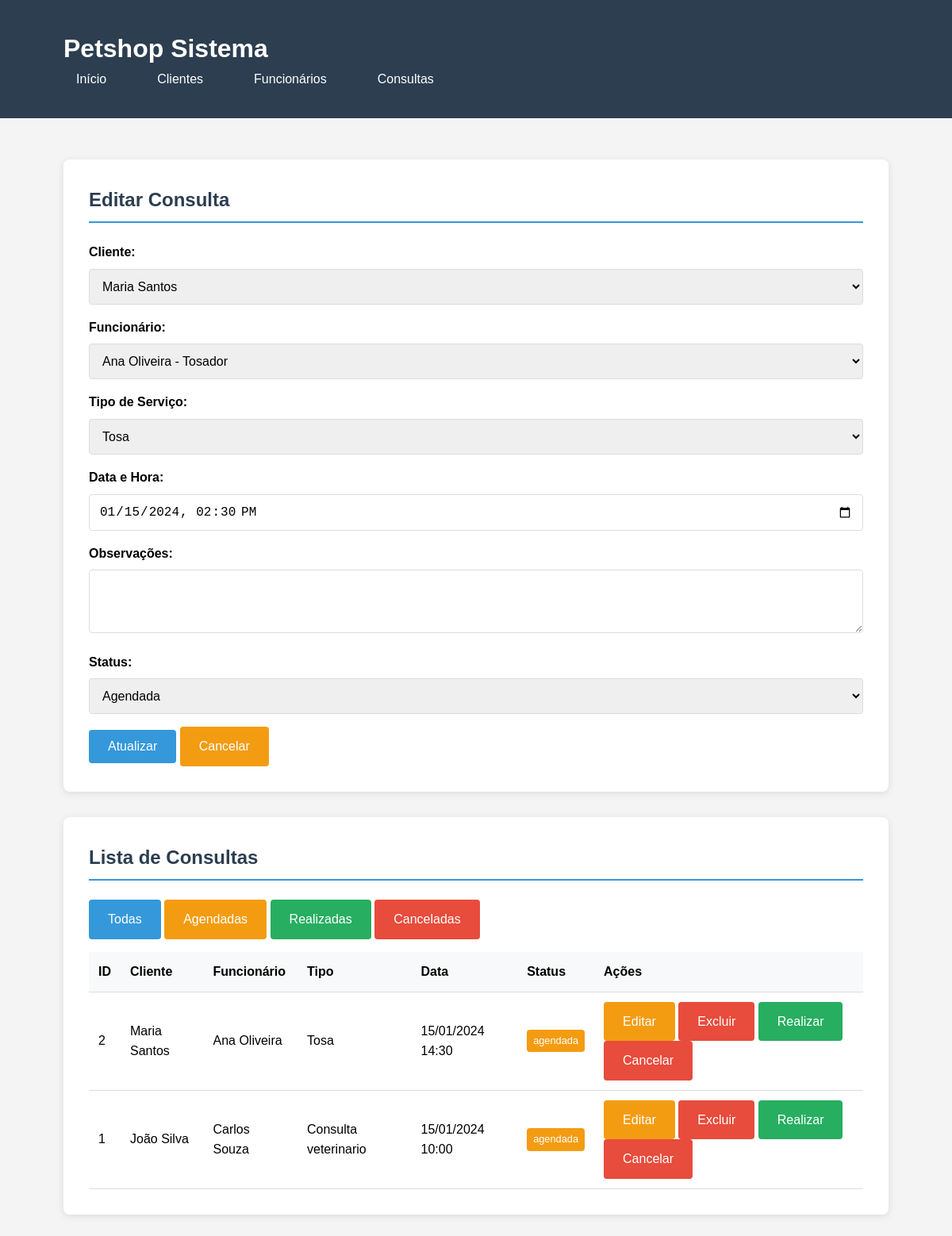
Screenshot of /consultas.php?editar=2 with the database file from the repository.
### tables this page shows
CREATE TABLE consultas (
    id INT AUTO_INCREMENT PRIMARY KEY,
    id_cliente INT NOT NULL,
    id_funcionario INT NOT NULL,
    tipo ENUM('banho', 'tosa', 'consulta veterinario') NOT NULL,
    data_consulta DATETIME NOT NULL,
    observacoes TEXT,
    status ENUM('agendada', 'realizada', 'cancelada') DEFAULT 'agendada',
    data_cadastro TIMESTAMP DEFAULT CURRENT_TIMESTAMP,
    FOREIGN KEY (id_cliente) REFERENCES clientes(id) ON DELETE CASCADE,
    FOREIGN KEY (id_funcionario) REFERENCES funcionarios(id) ON DELETE CASCADE
);

CREATE TABLE clientes (
    id INT AUTO_INCREMENT PRIMARY KEY,
    nome VARCHAR(100) NOT NULL,
    cep VARCHAR(10) NOT NULL,
    email VARCHAR(100) NOT NULL,
    telefone VARCHAR(20) NOT NULL,
    data_cadastro TIMESTAMP DEFAULT CURRENT_TIMESTAMP
);

CREATE TABLE funcionarios (
    id INT AUTO_INCREMENT PRIMARY KEY,
    nome VARCHAR(100) NOT NULL,
    funcao VARCHAR(50) NOT NULL,
    data_cadastro TIMESTAMP DEFAULT CURRENT_TIMESTAMP
);

### cliente.php (called while the page is built, shortened)
<?php
class Cliente
{
    private $conn;
    private $table_name = "clientes";
    public function __construct($db)
    {
        $this->conn = $db;
    }
    public function ler()
    {
        $query = "SELECT * FROM " . $this->table_name . " ORDER BY id DESC";
        $stmt = $this->conn->prepare($query);
        $stmt->execute();
        return $stmt;
    }
}

### consulta.php (called while the page is built, shortened)
<?php
class Consulta
{
    private $conn;
    private $table_name = "consultas";
    public $id;
    public function __construct($db)
    {
        $this->conn = $db;
    }
    public function ler()
    {
        $query = "SELECT c.*, cli.nome as cliente_nome, func.nome as funcionario_nome
                  FROM " . $this->table_name . " c
                  LEFT JOIN clientes cli ON c.id_cliente = cli.id
                  LEFT JOIN funcionarios func ON c.id_funcionario = func.id
                  ORDER BY c.data_consulta DESC";
        $stmt = $this->conn->prepare($query);
        $stmt->execute();
        return $stmt;
    }
    public function lerUm()
    {
        $query = "SELECT * FROM " . $this->table_name . " WHERE id = ? LIMIT 0,1";
        $stmt = $this->conn->prepare($query);
        $stmt->bindParam(1, $this->id);
        $stmt->execute();
        $row = $stmt->fetch(PDO::FETCH_ASSOC);
        if ($row) {
            $this->id_cliente = $row['id_cliente'];
            $this->id_funcionario = $row['id_funcionario'];
            $this->tipo = $row['tipo'];
            $this->data_consulta = $row['data_consulta'];
            $this->status = $row['status'];
            return true;
        }
        return false;
    }
}

### funcionario.php (called while the page is built, shortened)
<?php
class Funcionario
{
    private $conn;
    private $table_name = "funcionarios";
    public function __construct($db)
    {
        $this->conn = $db;
    }
    public function ler()
    {
        $query = "SELECT * FROM " . $this->table_name . " ORDER BY id DESC";
        $stmt = $this->conn->prepare($query);
        $stmt->execute();
        return $stmt;
    }
}

### consultas.php (the view, shortened to what this page needs)
<?php
include 'consulta.php';
include 'cliente.php';
include 'funcionario.php';
$database = new Database();
$db = $database->getConnection();
$consulta = new Consulta($db);
$cliente = new Cliente($db);
$funcionario = new Funcionario($db);
$consulta_edicao = null;
if (isset($_GET['editar'])) {
    $consulta->id = $_GET['editar'];
    if ($consulta->lerUm()) {
        $consulta_edicao = $consulta;
    }
}
$clientes = $cliente->ler();
$funcionarios = $funcionario->ler();
?>
<!DOCTYPE html>
<html lang="pt-br">
<head>
    <link rel="stylesheet" href="style.css">
</head>
<body>
    <div class="header">
        <div class="container">
            <h1>Petshop Sistema</h1>
            <ul class="nav-menu">
                <li><a href="index.php">Início</a></li>
                <li><a href="clientes.php">Clientes</a></li>
                <li><a href="funcionarios.php">Funcionários</a></li>
                <li><a href="consultas.php">Consultas</a></li>
            </ul>
        </div>
    </div>
    <div class="container">
        <div class="card">
            <h2 class="section-title"><?php echo $consulta_edicao ? 'Editar' : 'Agendar'; ?> Consulta</h2>
            <form method="POST">
                <div class="form-group">
                    <label>Cliente:</label>
                    <select name="id_cliente" class="form-control" required>
                        <?php
                        if ($clientes->rowCount() > 0) {
                            while ($row = $clientes->fetch(PDO::FETCH_ASSOC)) {
                                $selected = ($consulta_edicao && $consulta_edicao->id_cliente == $row['id']) ? 'selected' : '';
                                echo "<option value='{$row['id']}' {$selected}>{$row['nome']}</option>";
                            }
                        }
                        ?>
                    </select>
                </div>
                <div class="form-group">
                    <label>Funcionário:</label>
                    <select name="id_funcionario" class="form-control" required>
                        <?php
                        if ($funcionarios->rowCount() > 0) {
                            while ($row = $funcionarios->fetch(PDO::FETCH_ASSOC)) {
                                $selected = ($consulta_edicao && $consulta_edicao->id_funcionario == $row['id']) ? 'selected' : '';
                                echo "<option value='{$row['id']}' {$selected}>{$row['nome']} - {$row['funcao']}</option>";
                            }
                        }
                        ?>
                    </select>
                </div>
                <div class="form-group">
                    <label>Tipo de Serviço:</label>
                    <select name="tipo" class="form-control" required>
                        <option value="tosa" <?php echo ($consulta_edicao && $consulta_edicao->tipo == 'tosa') ? 'selected' : ''; ?>>Tosa</option>
                    </select>
                </div>
                <div class="form-group">
                    <label>Data e Hora:</label>
                    <input type="datetime-local" name="data_consulta" class="form-control"
                        value="<?php echo $consulta_edicao ? str_replace(' ', 'T', substr($consulta_edicao->data_consulta, 0, 16)) : ''; ?>" required>
                </div>
                <div class="form-group">
                    <label>Observações:</label>
                    <textarea name="observacoes" class="form-control" rows="3"><?php echo $consulta_edicao ? $consulta_edicao->observacoes : ''; ?></textarea>
                </div>
                <div class="form-group">
                    <label>Status:</label>
                    <select name="status" class="form-control" required>
                        <option value="agendada" <?php echo ($consulta_edicao && $consulta_edicao->status == 'agendada') ? 'selected' : ''; ?>>Agendada</option>
                    </select>
                </div>
                <button type="submit" class="btn btn-primary">
                    <?php echo $consulta_edicao ? 'Atualizar' : 'Agendar'; ?>
                </button>
                <?php if ($consulta_edicao): ?>
                    <a href="consultas.php" class="btn btn-warning">Cancelar</a>
                <?php endif; ?>
            </form>
        </div>
        <div class="card">
            <h2 class="section-title">Lista de Consultas</h2>
            <div style="margin-bottom: 1rem;">
                <a href="consultas.php" class="btn btn-primary">Todas</a>
                <a href="consultas.php?filter=agendada" class="btn btn-warning">Agendadas</a>
                <a href="consultas.php?filter=realizada" class="btn btn-success">Realizadas</a>
                <a href="consultas.php?filter=cancelada" class="btn btn-danger">Canceladas</a>
            </div>
            <table class="table">
                <thead>
                    <tr>
                        <th>ID</th>
                        <th>Cliente</th>
                        <th>Funcionário</th>
                        <th>Tipo</th>
                        <th>Data</th>
                        <th>Status</th>
                        <th>Ações</th>
                    </tr>
                </thead>
                <tbody>
                    <?php
                    if (isset($_GET['filter'])) {
                        $stmt = $consulta->lerPorStatus($_GET['filter']);
                    } else {
                        $stmt = $consulta->ler();
                    }
                    if ($stmt->rowCount() > 0) {
                        while ($row = $stmt->fetch(PDO::FETCH_ASSOC)) {
                            extract($row);
                            $data_consulta = date('d/m/Y H:i', strtotime($data_consulta));
                            $status_class = '';
                            switch ($status) {
                                case 'agendada':
                                    $status_class = 'btn-warning';
                                    break;
                            }
                            echo "<tr>";
                            echo "<td>{$id}</td>";
                            echo "<td>{$cliente_nome}</td>";
                            echo "<td>{$funcionario_nome}</td>";
                            echo "<td>" . ucfirst($tipo) . "</td>";
                            echo "<td>{$data_consulta}</td>";
                            echo "<td><span class='btn {$status_class}' style='padding: 0.25rem 0.5rem; font-size: 0.8rem;'>{$status}</span></td>";
                            echo "<td>";
                            echo "<a href='consultas.php?editar={$id}' class='btn btn-warning'>Editar</a> ";
                            echo "<a href='consultas.php?excluir={$id}' class='btn btn-danger' onclick='return confirmarExclusao()'>Excluir</a> ";
                            if ($status == 'agendada') {
                                echo "<a href='consultas.php?id={$id}&status=realizada' class='btn btn-success'>Realizar</a> ";
                                echo "<a href='consultas.php?id={$id}&status=cancelada' class='btn btn-danger'>Cancelar</a>";
                            }
                            echo "</td>";
                            echo "</tr>";
                        }
                    } else {
                        echo "<tr><td colspan='7'>Nenhuma consulta encontrada.</td></tr>";
                    }
                    ?>
                </tbody>
            </table>
        </div>
    </div>
</body>
</html>

### style.css (style rules this page uses)
* { margin: 0; padding: 0; box-sizing: border-box; }
body { font-family: 'Arial', sans-serif; background-color: #f4f4f4; line-height: 1.6; }
.container { width: 90%; max-width: 1200px; margin: 0 auto; padding: 20px; }
.header { background: #2c3e50; color: white; padding: 1rem 0; margin-bottom: 2rem; }
.nav-menu { display: flex; list-style: none; gap: 2rem; }
.nav-menu a { color: white; text-decoration: none; padding: 0.5rem 1rem; border-radius: 4px; transition: background 0.3s; }
.card { background: white; border-radius: 8px; padding: 2rem; margin-bottom: 2rem; box-shadow: 0 2px 10px rgba(0,0,0,0.1); }
.form-group { margin-bottom: 1rem; }
.form-group label { display: block; margin-bottom: 0.5rem; font-weight: bold; }
.form-control { width: 100%; padding: 0.75rem; border: 1px solid #ddd; border-radius: 4px; font-size: 1rem; }
.btn { padding: 0.75rem 1.5rem; border: none; border-radius: 4px; cursor: pointer; font-size: 1rem; text-decoration: none; display: inline-block; text-align: center; }
.btn-primary { background: #3498db; color: white; }
.btn-success { background: #27ae60; color: white; }
.btn-warning { background: #f39c12; color: white; }
.btn-danger { background: #e74c3c; color: white; }
.table { width: 100%; border-collapse: collapse; margin-top: 1rem; }
.table th, .table td { padding: 0.75rem; text-align: left; border-bottom: 1px solid #ddd; }
.table th { background: #f8f9fa; font-weight: bold; }
.section-title { margin-bottom: 1.5rem; color: #2c3e50; border-bottom: 2px solid #3498db; padding-bottom: 0.5rem; }
.table td { vertical-align: middle; }

### rows the page displays
consultas: tipo "Tosa", data_consulta "01/15/2024 14:30", status "Agendada", id "2", id_cliente.nome "Maria Santos", id_funcionario.nome "Ana Oliveira", data_consulta "15/01/2024 14:30", status "agendada"
consultas: id "1", id_cliente.nome "João Silva", id_funcionario.nome "Carlos Souza", tipo "Consulta veterinario", data_consulta "15/01/2024 10:00", status "agendada"

### other values shown
form field id_cliente "Maria Santos"
form field id_funcionario "Ana Oliveira - Tosador"
